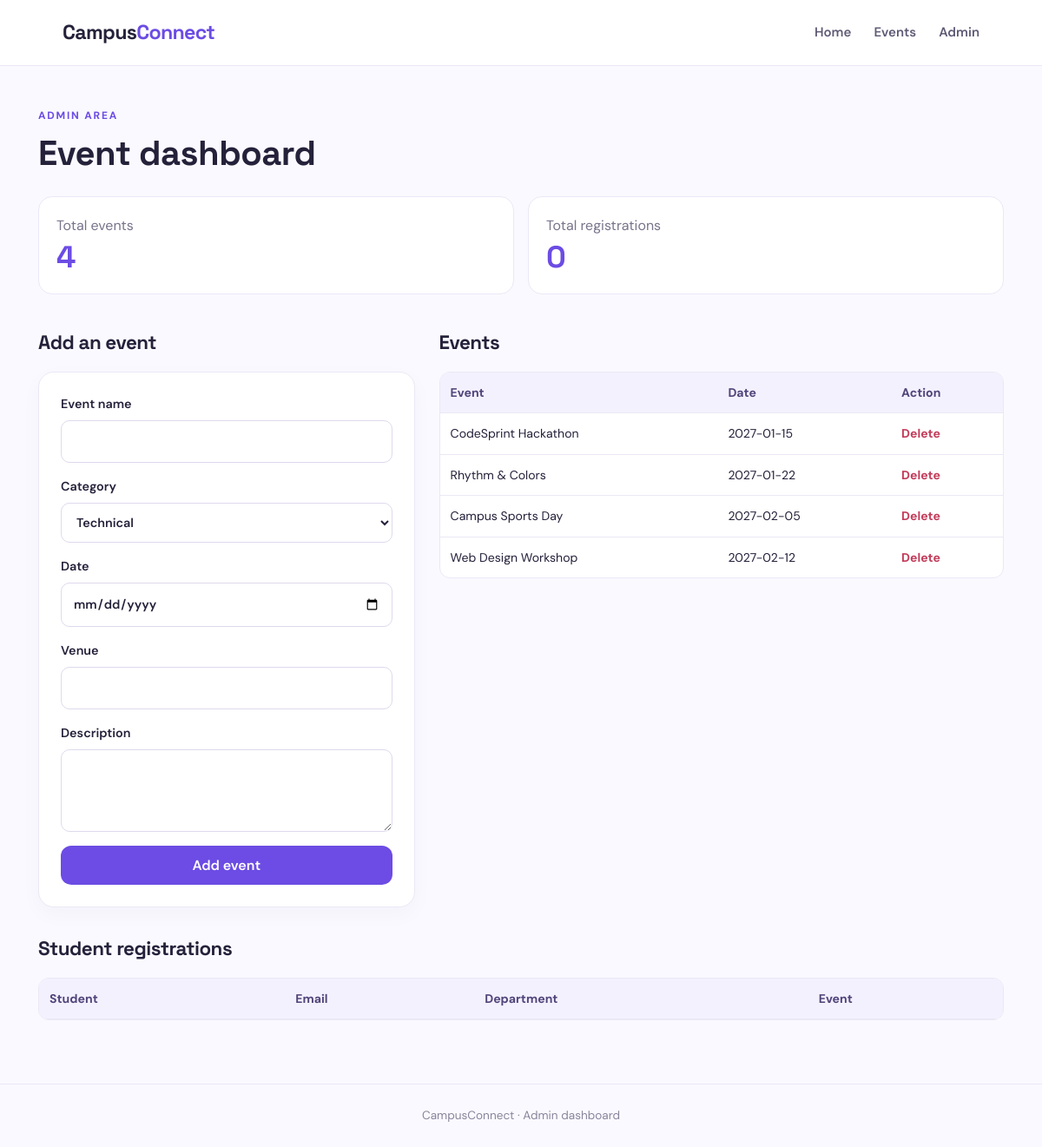
The app's page /admin.php with its own data.
### tables this page shows
CREATE TABLE IF NOT EXISTS events (
    event_id INT AUTO_INCREMENT PRIMARY KEY,
    event_name VARCHAR(150) NOT NULL,
    category ENUM('technical','cultural','sports','workshop') NOT NULL DEFAULT 'technical',
    event_date DATE NOT NULL,
    venue VARCHAR(150) NOT NULL,
    description VARCHAR(500) NOT NULL,
    created_at TIMESTAMP DEFAULT CURRENT_TIMESTAMP
);

### admin.php (the view, shortened to what this page needs)
<?php
require_once 'db.php';
$events = $conn->query("SELECT * FROM events ORDER BY event_date ASC");
$event_count = $conn->query("SELECT COUNT(*) AS total FROM events")->fetch_assoc()['total'];
$registration_count = $conn->query("SELECT COUNT(*) AS total FROM registrations")->fetch_assoc()['total'];
?>
<!DOCTYPE html><html lang="en"><head><meta charset="UTF-8"><meta name="viewport" content="width=device-width, initial-scale=1.0"><title>Admin | CampusConnect</title><link rel="stylesheet" href="style.css"></head>
<body><header class="site-header"><a class="brand" href="index.php">Campus<span>Connect</span></a><nav><a href="index.php">Home</a><a href="events.php">Events</a><a href="admin.php">Admin</a></nav></header>
<main class="page-wrap"><p class="eyebrow">ADMIN AREA</p><h1>Event dashboard</h1>
<div class="stats"><div class="stat-card"><span>Total events</span><strong><?= (int)$event_count ?></strong></div><div class="stat-card"><span>Total registrations</span><strong><?= (int)$registration_count ?></strong></div></div>
<section class="admin-layout"><div><h2>Add an event</h2><form method="POST" class="form-card"><input type="hidden" name="add_event" value="1">
<label>Event name<input name="event_name" required maxlength="150"></label>
<label>Category<select name="category"><option value="technical">Technical</option><option value="cultural">Cultural</option><option value="sports">Sports</option><option value="workshop">Workshop</option></select></label>
<label>Date<input type="date" name="event_date" required></label><label>Venue<input name="venue" required maxlength="150"></label><label>Description<textarea name="description" required rows="3" maxlength="500"></textarea></label><button class="button" type="submit">Add event</button></form></div>
<div><h2>Events</h2><div class="table-wrap"><table><thead><tr><th>Event</th><th>Date</th><th>Action</th></tr></thead><tbody><?php if ($events): while ($event = $events->fetch_assoc()): ?><tr><td><?= htmlspecialchars($event['event_name']) ?></td><td><?= htmlspecialchars($event['event_date']) ?></td><td><a class="delete-link" href="admin.php?delete=<?= (int)$event['event_id'] ?>" onclick="return confirm('Delete this event and its registrations?')">Delete</a></td></tr><?php endwhile; endif; ?></tbody></table></div></div></section>
<section class="registrations"><h2>Student registrations</h2><div class="table-wrap"><table><thead><tr><th>Student</th><th>Email</th><th>Department</th><th>Event</th></tr></thead></table></div></section>
</main><footer>CampusConnect · Admin dashboard</footer></body></html>

### style.css (style rules this page uses)
:root { --ink:#24213a;--muted:#77748b;--purple:#6c4ce4;--purple-dark:#5134c5;--bg:#faf9ff;--line:#ebe8f5;--white:#fff }
* { box-sizing:border-box }
body { margin:0;background:var(--bg);color:var(--ink);font-family:'DM Sans',Arial,sans-serif;line-height:1.6 }
a { color:inherit;text-decoration:none }
.site-header { height:76px;display:flex;align-items:center;justify-content:space-between;padding:0 max(6%,calc((100% - 1160px)/2));background:#fff;border-bottom:1px solid var(--line) }
.brand { font-family:'Space Grotesk',sans-serif;font-size:1.45rem;font-weight:700;letter-spacing:-.7px }
.brand span { color:var(--purple) }
nav { display:flex;gap:26px;color:#5f5a75;font-weight:600;font-size:.94rem }
main { max-width:1160px;margin:auto;padding:48px 24px }
.eyebrow { font-size:.75rem;letter-spacing:1.8px;font-weight:700;color:var(--purple);margin:0 0 10px }
.hero h1,h1,h2,h3 { font-family:'Space Grotesk',sans-serif;line-height:1.2;letter-spacing:-.5px }
.button { display:inline-block;border:0;border-radius:12px;background:var(--purple);color:white;padding:12px 20px;font:600 1rem 'DM Sans',sans-serif;cursor:pointer;transition:.2s }
.page-wrap>h1,.form-wrap>h1 { font-size:2.5rem;margin:0 0 25px }
.toolbar input,.toolbar select,input,select,textarea { width:100%;border:1px solid #ded9ed;border-radius:10px;padding:12px 13px;background:#fff;font:inherit;color:var(--ink);outline:none }
.form-card { display:grid;gap:16px;background:#fff;padding:25px;border:1px solid var(--line);border-radius:18px;box-shadow:0 8px 25px #30205b08 }
.form-card label { display:grid;gap:7px;font-size:.9rem;font-weight:600 }
.stats { display:grid;grid-template-columns:repeat(2,1fr);gap:16px;margin:25px 0 }
.stat-card { background:#fff;border:1px solid var(--line);border-radius:16px;padding:20px;display:flex;flex-direction:column }
.stat-card span { color:var(--muted) }
.stat-card strong { font:700 2.2rem 'Space Grotesk';color:var(--purple) }
.admin-layout { display:grid;grid-template-columns:.8fr 1.2fr;gap:28px }
.admin-layout h2,.registrations h2 { font-size:1.4rem }
.table-wrap { overflow-x:auto;background:#fff;border:1px solid var(--line);border-radius:12px }
table { width:100%;border-collapse:collapse;font-size:.88rem }
th,td { text-align:left;padding:12px;border-bottom:1px solid var(--line) }
th { background:#f4f1ff;color:#51457a }
tr:last-child td { border-bottom:0 }
.delete-link { color:#c33d5b;font-weight:700 }
.registrations { margin-top:35px }
footer { text-align:center;padding:25px;color:#8a859b;font-size:.85rem;border-top:1px solid var(--line);margin-top:25px }

### records on screen
events: event_name "CodeSprint Hackathon", event_date "2027-01-15"
events: event_name "Rhythm & Colors", event_date "2027-01-22"
events: event_name "Campus Sports Day", event_date "2027-02-05"
events: event_name "Web Design Workshop", event_date "2027-02-12"

### other values on screen
$event_count "4"
$registration_count "0"
